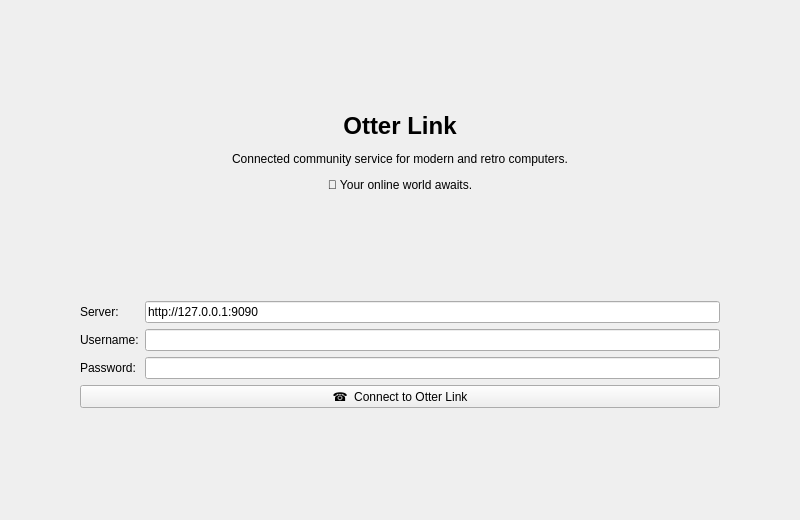
<?xml version="1.0" encoding="UTF-8"?>
<ui version="4.0">
 <class>MainWindow</class>
 <widget class="QMainWindow" name="MainWindow">
  <property name="windowTitle">
   <string>Otter Link</string>
  </property>
  <property name="minimumSize">
   <size><width>800</width><height>520</height></size>
  </property>
  <widget class="QWidget" name="centralwidget">
   <layout class="QVBoxLayout" name="mainLayout">
    <property name="spacing"><number>0</number></property>
    <property name="leftMargin"><number>0</number></property>
    <property name="topMargin"><number>0</number></property>
    <property name="rightMargin"><number>0</number></property>
    <property name="bottomMargin"><number>0</number></property>
    <item>
     <widget class="QStackedWidget" name="stackedWidget">
      <widget class="QWidget" name="authPage">
       <layout class="QVBoxLayout" name="authLayout">
        <property name="leftMargin"><number>80</number></property>
        <property name="rightMargin"><number>80</number></property>
        <item><spacer name="authTop"><property name="orientation"><enum>Qt::Vertical</enum></property><property name="sizeHint" stdset="0"><size><width>20</width><height>60</height></size></property></spacer></item>
        <item>
         <widget class="QLabel" name="titleLabel">
          <property name="text"><string>&lt;h1&gt;Otter Link&lt;/h1&gt;&lt;p&gt;Connected community service for modern and retro computers.&lt;/p&gt;&lt;p&gt;🐾 Your online world awaits.&lt;/p&gt;</string></property>
          <property name="textFormat"><enum>Qt::RichText</enum></property>
          <property name="alignment"><set>Qt::AlignCenter</set></property>
         </widget>
        </item>
        <item><spacer name="authGap"><property name="orientation"><enum>Qt::Vertical</enum></property><property name="sizeHint" stdset="0"><size><width>20</width><height>25</height></size></property></spacer></item>
        <item>
         <layout class="QFormLayout" name="loginForm">
          <item row="0" column="0"><widget class="QLabel" name="serverLabel"><property name="text"><string>Server:</string></property></widget></item>
          <item row="0" column="1"><widget class="QLineEdit" name="serverEdit"><property name="text"><string>http://127.0.0.1:9090</string></property></widget></item>
          <item row="1" column="0"><widget class="QLabel" name="usernameLabel"><property name="text"><string>Username:</string></property></widget></item>
          <item row="1" column="1"><widget class="QLineEdit" name="usernameEdit"/></item>
          <item row="2" column="0"><widget class="QLabel" name="passwordLabel"><property name="text"><string>Password:</string></property></widget></item>
          <item row="2" column="1"><widget class="QLineEdit" name="passwordEdit"><property name="echoMode"><enum>QLineEdit::Password</enum></property></widget></item>
         </layout>
        </item>
        <item><widget class="QPushButton" name="loginButton"><property name="text"><string>☎  Connect to Otter Link</string></property></widget></item>
        <item><spacer name="authBottom"><property name="orientation"><enum>Qt::Vertical</enum></property><property name="sizeHint" stdset="0"><size><width>20</width><height>60</height></size></property></spacer></item>
       </layout>
      </widget>
      <widget class="QWidget" name="connectionPage">
       <layout class="QVBoxLayout" name="connectionLayout">
        <item><spacer name="connectionTopSpacer"><property name="orientation"><enum>Qt::Vertical</enum></property><property name="sizeHint" stdset="0"><size><width>20</width><height>45</height></size></property></spacer></item>
        <item><widget class="QLabel" name="connectionTitleLabel"><property name="text"><string>&lt;h1&gt;Otter Link&lt;/h1&gt;&lt;p&gt;Connecting to the service...&lt;/p&gt;</string></property><property name="textFormat"><enum>Qt::RichText</enum></property><property name="alignment"><set>Qt::AlignCenter</set></property></widget></item>
        <item><widget class="QLabel" name="connectionOtterLabel"><property name="font"><font><family>Monospace</family><pointsize>16</pointsize><bold>true</bold></font></property><property name="text"><string>  /\\_/\\
 ( o.o )
  &gt; ^ &lt;</string></property><property name="alignment"><set>Qt::AlignCenter</set></property></widget></item>
        <item><widget class="QLabel" name="connectionStageLabel"><property name="font"><font><pointsize>14</pointsize><bold>true</bold></font></property><property name="text"><string>CALLING</string></property><property name="alignment"><set>Qt::AlignCenter</set></property></widget></item>
        <item><widget class="QLabel" name="connectionDetailLabel"><property name="text"><string>Dialing Otter Link...</string></property><property name="alignment"><set>Qt::AlignCenter</set></property></widget></item>
        <item><widget class="QProgressBar" name="connectionProgress"><property name="value"><number>10</number></property><property name="textVisible"><bool>false</bool></property></widget></item>
        <item><spacer name="connectionBottomSpacer"><property name="orientation"><enum>Qt::Vertical</enum></property><property name="sizeHint" stdset="0"><size><width>20</width><height>45</height></size></property></spacer></item>
       </layout>
      </widget>
      <widget class="QWidget" name="dashboardPage">
       <layout class="QVBoxLayout" name="dashboardLayout">
        <property name="spacing"><number>0</number></property>
        <property name="leftMargin"><number>0</number></property><property name="topMargin"><number>0</number></property><property name="rightMargin"><number>0</number></property><property name="bottomMargin"><number>0</number></property>
        <item>
         <widget class="QFrame" name="serviceHeader">
          <property name="frameShape"><enum>QFrame::StyledPanel</enum></property><property name="frameShadow"><enum>QFrame::Raised</enum></property>
          <layout class="QHBoxLayout" name="headerLayout">
           <item><widget class="QLabel" name="brandLabel"><property name="font"><font><pointsize>15</pointsize><bold>true</bold></font></property><property name="text"><string>🦦  OTTER LINK</string></property></widget></item>
           <item><spacer name="headerSpacer"><property name="orientation"><enum>Qt::Horizontal</enum></property></spacer></item>
           <item><widget class="QLabel" name="identityLabel"><property name="text"><string>Connected</string></property></widget></item>
           <item><widget class="QPushButton" name="refreshButton"><property name="toolTip"><string>Refresh</string></property><property name="text"><string>↻</string></property></widget></item>
           <item><widget class="QPushButton" name="logoutButton"><property name="text"><string>Disconnect</string></property></widget></item>
          </layout>
         </widget>
        </item>
        <item>
         <widget class="QFrame" name="navigationBar">
          <property name="frameShape"><enum>QFrame::StyledPanel</enum></property><property name="frameShadow"><enum>QFrame::Raised</enum></property>
          <layout class="QHBoxLayout" name="navigationLayout">
           <property name="spacing"><number>4</number></property>
           <item><widget class="QPushButton" name="homeButton"><property name="text"><string>🏠 Home</string></property></widget></item>
           <item><widget class="QPushButton" name="peopleButton"><property name="text"><string>👥 People</string></property></widget></item>
           <item><widget class="QPushButton" name="mailButton"><property name="text"><string>✉ Mail</string></property></widget></item>
           <item><widget class="QPushButton" name="chatButton"><property name="text"><string>💬 Chat</string></property></widget></item>
           <item><widget class="QPushButton" name="boardsButton"><property name="text"><string>▤ Boards</string></property></widget></item>
           <item><widget class="QPushButton" name="newsButton"><property name="text"><string>📰 News</string></property></widget></item>
           <item><widget class="QPushButton" name="filesButton"><property name="text"><string>📁 Files</string></property></widget></item>
           <item><widget class="QPushButton" name="gamesButton"><property name="text"><string>🎮 Games</string></property></widget></item>
          </layout>
         </widget>
        </item>
        <item>
         <layout class="QHBoxLayout" name="bodyLayout">
          <property name="spacing"><number>0</number></property>
          <item>
           <widget class="QFrame" name="serviceRail">
            <property name="minimumSize"><size><width>150</width><height>0</height></size></property>
            <property name="maximumSize"><size><width>190</width><height>16777215</height></size></property>
            <property name="frameShape"><enum>QFrame::StyledPanel</enum></property>
            <layout class="QVBoxLayout" name="railLayout">
             <item><widget class="QLabel" name="railTitle"><property name="font"><font><bold>true</bold></font></property><property name="text"><string>ONLINE NOW</string></property></widget></item>
             <item><widget class="QListWidget" name="onlineList"/></item>
             <item><widget class="QLabel" name="railServices"><property name="text"><string>&lt;b&gt;SERVICES&lt;/b&gt;&lt;br&gt;Mail&lt;br&gt;Chat&lt;br&gt;Boards&lt;br&gt;News&lt;br&gt;Files&lt;br&gt;Games</string></property><property name="textFormat"><enum>Qt::RichText</enum></property></widget></item>
            </layout>
           </widget>
          </item>
          <item>
           <layout class="QVBoxLayout" name="contentLayout">
            <item><widget class="QLabel" name="serviceTitleLabel"><property name="font"><font><pointsize>16</pointsize><bold>true</bold></font></property><property name="text"><string>Welcome to Otter Link</string></property></widget></item>
            <item>
             <widget class="QStackedWidget" name="serviceStack">
              <widget class="QWidget" name="homePage">
               <layout class="QVBoxLayout" name="homeLayout">
                <item><widget class="QLabel" name="homeWelcomeLabel"><property name="text"><string>&lt;h2&gt;Welcome! 🦦&lt;/h2&gt;&lt;p&gt;You're online. Explore the community, talk to people, and see what's happening.&lt;/p&gt;</string></property><property name="textFormat"><enum>Qt::RichText</enum></property></widget></item>
                <item><widget class="QGroupBox" name="homeNewsGroup"><property name="title"><string>What's New</string></property><layout class="QVBoxLayout" name="homeNewsLayout"><item><widget class="QLabel" name="homeNewsLabel"><property name="text"><string>🚧 Otter Link is under active development.&lt;br&gt;More services are coming soon!</string></property><property name="textFormat"><enum>Qt::RichText</enum></property></widget></item></layout></widget></item>
                <item><widget class="QLabel" name="homeBuddiesLabel"><property name="text"><string>0 buddies online in your list</string></property></widget></item>
                <item><widget class="QLabel" name="homeOnlineLabel"><property name="text"><string>0 users currently online</string></property></widget></item>
                <item><spacer name="homeSpacer"><property name="orientation"><enum>Qt::Vertical</enum></property></spacer></item>
               </layout>
              </widget>
              <widget class="QWidget" name="peoplePage">
               <layout class="QHBoxLayout" name="peopleLayout">
                <item><widget class="QGroupBox" name="buddiesGroup"><property name="title"><string>My Buddies</string></property><layout class="QVBoxLayout" name="buddiesLayout"><item><widget class="QListWidget" name="buddiesList"/></item><item><layout class="QHBoxLayout" name="buddyControlsLayout"><item><widget class="QPushButton" name="addBuddyButton"><property name="text"><string>＋ Add Buddy</string></property></widget></item><item><widget class="QPushButton" name="removeBuddyButton"><property name="text"><string>− Remove</string></property></widget></item></layout></item></layout></widget></item>
                <item><widget class="QLabel" name="peopleInfoLabel"><property name="text"><string>&lt;h3&gt;People&lt;/h3&gt;&lt;p&gt;Your buddy list and live presence appear here.&lt;/p&gt;</string></property><property name="textFormat"><enum>Qt::RichText</enum></property></widget></item>
               </layout>
              </widget>
              <widget class="QWidget" name="chatPage">
               <layout class="QVBoxLayout" name="chatLayout">
                <item><widget class="QListWidget" name="chatList"/></item>
                <item><layout class="QHBoxLayout" name="chatInputLayout"><item><widget class="QLineEdit" name="chatEdit"><property name="placeholderText"><string>Type a message...</string></property></widget></item><item><widget class="QPushButton" name="sendChatButton"><property name="text"><string>Send</string></property></widget></item></layout></item>
               </layout>
              </widget>
              <widget class="QWidget" name="placeholderPage">
               <layout class="QVBoxLayout" name="placeholderLayout">
                <item><spacer name="placeholderTop"><property name="orientation"><enum>Qt::Vertical</enum></property></spacer></item>
                <item><widget class="QLabel" name="placeholderTitleLabel"><property name="font"><font><pointsize>18</pointsize><bold>true</bold></font></property><property name="text"><string>Coming Soon</string></property><property name="alignment"><set>Qt::AlignCenter</set></property></widget></item>
                <item><widget class="QLabel" name="placeholderInfoLabel"><property name="text"><string>This Otter Link service is planned for a future release.</string></property><property name="alignment"><set>Qt::AlignCenter</set></property></widget></item>
                <item><spacer name="placeholderBottom"><property name="orientation"><enum>Qt::Vertical</enum></property></spacer></item>
               </layout>
              </widget>
             </widget>
            </item>
           </layout>
          </item>
         </layout>
        </item>
       </layout>
      </widget>
     </widget>
    </item>
   </layout>
  </widget>
 </widget>
 <resources/>
 <connections/>
</ui>
